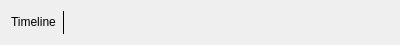
<?xml version="1.0" encoding="UTF-8"?>
<ui version="4.0">
 <class>TimelineDockTitleWidget</class>
 <widget class="QWidget" name="TimelineDockTitleWidget">
  <property name="geometry">
   <rect>
    <x>0</x>
    <y>0</y>
    <width>400</width>
    <height>33</height>
   </rect>
  </property>
  <property name="windowTitle">
   <string notr="true"/>
  </property>
  <layout class="QHBoxLayout" name="horizontalLayout">
   <item>
    <widget class="QLabel" name="label">
     <property name="sizePolicy">
      <sizepolicy hsizetype="Fixed" vsizetype="Fixed">
       <horstretch>0</horstretch>
       <verstretch>0</verstretch>
      </sizepolicy>
     </property>
     <property name="text">
      <string comment="@title:window Dock title">Timeline</string>
     </property>
    </widget>
   </item>
   <item>
    <widget class="KSeparator" name="kseparator">
     <property name="frameShape">
      <enum>QFrame::VLine</enum>
     </property>
    </widget>
   </item>
   <item>
    <widget class="QToolButton" name="iconButton">
     <property name="text">
      <string notr="true"/>
     </property>
     <property name="autoExclusive">
      <bool>false</bool>
     </property>
     <property name="autoRaise">
      <bool>true</bool>
     </property>
    </widget>
   </item>
   <item>
    <widget class="QLabel" name="currentTopicLabel">
     <property name="text">
      <string/>
     </property>
    </widget>
   </item>
  </layout>
 </widget>
 <customwidgets>
  <customwidget>
   <class>KSeparator</class>
   <extends>QFrame</extends>
   <header>kseparator.h</header>
  </customwidget>
 </customwidgets>
 <resources/>
 <connections/>
</ui>
